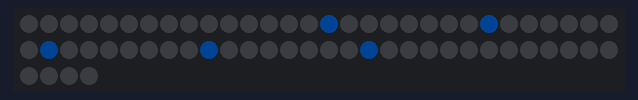
Recording of a sketch running on a simulated Arduino Uno, built with avr-gcc and run on an emulated ATmega328P. Shown: 64 RGB LEDs in strip order, left to right, continuing on the next row. Dim RGB values are drawn brighter than linear; the strip is taken to match the declared colour order.

Above: at 0.17 s.
At 1.07 s:
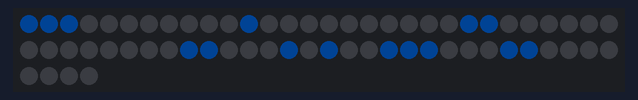
At 1.98 s:
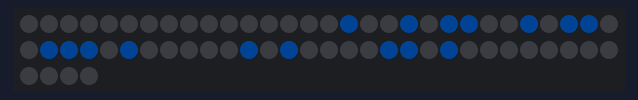
At 3.9 s:
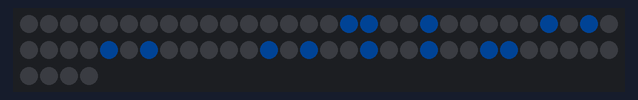
At 5.82 s:
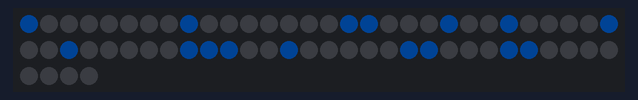
At 7.74 s:
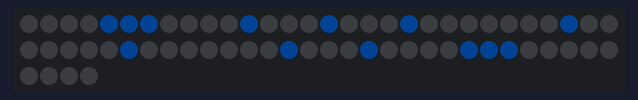

The sketch:

laufschrift.ino
```cpp
// T-OI Plus + WEMOS 8x8 RGB Shield (64x WS2812B-2020)
// Laufschrift "Carenuity" von rechts nach links.
// Datenpin D4 = GPIO8, Farbreihenfolge RGB.
//
// Falls die Schrift gespiegelt oder gedreht erscheint, die drei Schalter
// unten (FLIP_X, FLIP_Y, SERPENTINE) anpassen.

#include <Adafruit_NeoPixel.h>

#define DATA_PIN    8
#define NUM_LEDS    64
#define BRIGHTNESS  20
#define SCROLL_MS   110   // Pause pro Spalte (kleiner = schneller)

#define FLIP_X      0     // 1 = links/rechts spiegeln
#define FLIP_Y      0     // 1 = oben/unten spiegeln
#define SERPENTINE  0     // 1 = jede zweite Zeile läuft rückwärts

const char* TEXT = "Carenuity";

Adafruit_NeoPixel strip(NUM_LEDS, DATA_PIN, NEO_RGB + NEO_KHZ800);

// 5x7-Schrift (klassischer Font), je 5 Spalten, Bit0 = oberste Zeile
struct Glyph { char c; uint8_t col[5]; };
const Glyph FONT[] = {
  {'C', {0x3E, 0x41, 0x41, 0x41, 0x22}},
  {'a', {0x20, 0x54, 0x54, 0x54, 0x78}},
  {'r', {0x7C, 0x08, 0x04, 0x04, 0x08}},
  {'e', {0x38, 0x54, 0x54, 0x54, 0x18}},
  {'n', {0x7C, 0x08, 0x04, 0x04, 0x78}},
  {'u', {0x3C, 0x40, 0x40, 0x20, 0x7C}},
  {'i', {0x00, 0x44, 0x7D, 0x40, 0x00}},
  {'t', {0x04, 0x3F, 0x44, 0x40, 0x20}},
  {'y', {0x0C, 0x50, 0x50, 0x50, 0x3C}},
};

uint8_t cols[96];   // Spaltenpuffer des ganzen Textes
int numCols = 0;

void buildColumns() {
  numCols = 0;
  for (const char* p = TEXT; *p; p++) {
    for (const Glyph& g : FONT) {
      if (g.c == *p) {
        for (int i = 0; i < 5; i++) cols[numCols++] = g.col[i];
        cols[numCols++] = 0;   // Lücke zwischen Buchstaben
        break;
      }
    }
  }
}

int pixelIndex(int x, int y) {
  if (FLIP_X) x = 7 - x;
  if (FLIP_Y) y = 7 - y;
  if (SERPENTINE && (y & 1)) x = 7 - x;
  return y * 8 + x;
}

void setup() {
  strip.begin();
  strip.setBrightness(BRIGHTNESS);
  strip.clear();
  strip.show();
  buildColumns();
}

void loop() {
  uint32_t on = strip.Color(0, 120, 255);
  // offset: -8 = Text beginnt rechts außerhalb, numCols = ganz links raus
  for (int offset = -8; offset <= numCols; offset++) {
    strip.clear();
    for (int x = 0; x < 8; x++) {
      int c = offset + x;
      if (c < 0 || c >= numCols) continue;
      for (int y = 0; y < 8; y++) {
        if (cols[c] & (1 << y)) strip.setPixelColor(pixelIndex(x, y), on);
      }
    }
    strip.show();
    delay(SCROLL_MS);
  }
}
```

Measured:
- by itself, everything shown: repeats every 7.1 s, in 61 steps
